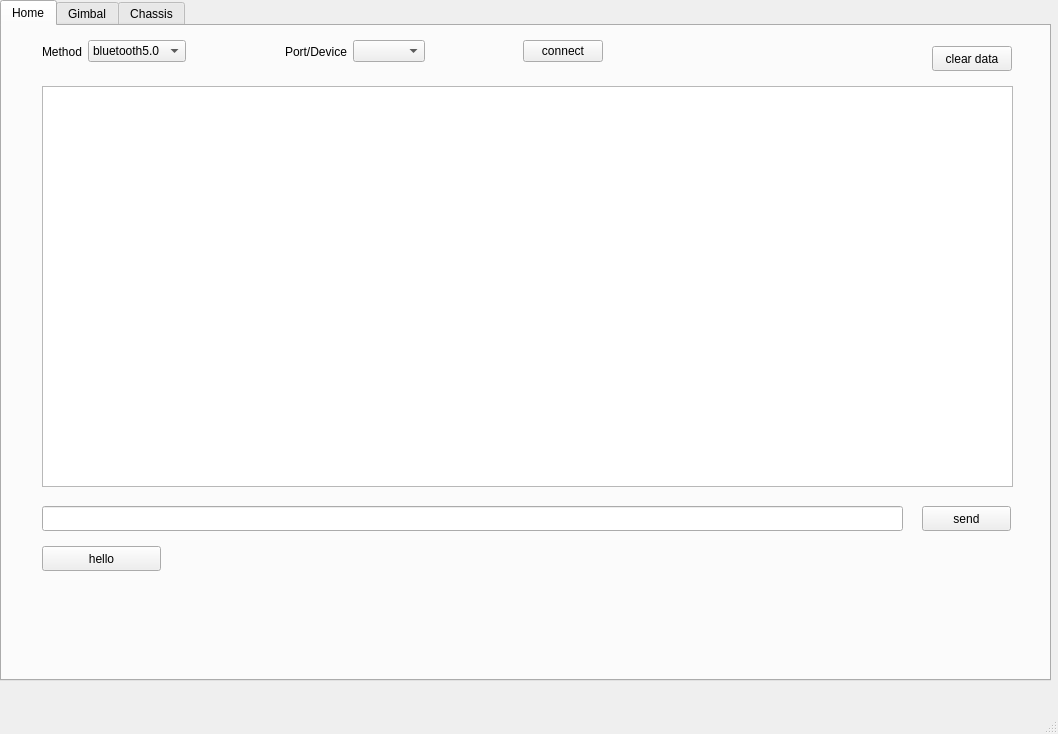
<?xml version="1.0" encoding="UTF-8"?>
<ui version="4.0">
 <class>MainWindow</class>
 <widget class="QMainWindow" name="MainWindow">
  <property name="geometry">
   <rect>
    <x>0</x>
    <y>0</y>
    <width>1058</width>
    <height>734</height>
   </rect>
  </property>
  <property name="windowTitle">
   <string>MainWindow</string>
  </property>
  <widget class="QWidget" name="centralwidget">
   <widget class="QTabWidget" name="tab_group">
    <property name="geometry">
     <rect>
      <x>0</x>
      <y>0</y>
      <width>1051</width>
      <height>681</height>
     </rect>
    </property>
    <property name="currentIndex">
     <number>0</number>
    </property>
    <widget class="QWidget" name="home_page">
     <attribute name="title">
      <string>Home</string>
     </attribute>
     <widget class="QTextBrowser" name="terminal_display">
      <property name="geometry">
       <rect>
        <x>40</x>
        <y>60</y>
        <width>971</width>
        <height>401</height>
       </rect>
      </property>
      <property name="autoFillBackground">
       <bool>false</bool>
      </property>
     </widget>
     <widget class="QLineEdit" name="lineEdit">
      <property name="geometry">
       <rect>
        <x>40</x>
        <y>480</y>
        <width>861</width>
        <height>25</height>
       </rect>
      </property>
     </widget>
     <widget class="QPushButton" name="send_button">
      <property name="geometry">
       <rect>
        <x>920</x>
        <y>480</y>
        <width>89</width>
        <height>25</height>
       </rect>
      </property>
      <property name="text">
       <string>send</string>
      </property>
     </widget>
     <widget class="QWidget" name="horizontalLayoutWidget">
      <property name="geometry">
       <rect>
        <x>40</x>
        <y>10</y>
        <width>561</width>
        <height>31</height>
       </rect>
      </property>
      <layout class="QHBoxLayout" name="horizontalLayout">
       <property name="sizeConstraint">
        <enum>QLayout::SetNoConstraint</enum>
       </property>
       <item>
        <widget class="QLabel" name="method_label">
         <property name="frameShape">
          <enum>QFrame::NoFrame</enum>
         </property>
         <property name="text">
          <string>Method</string>
         </property>
         <property name="textFormat">
          <enum>Qt::AutoText</enum>
         </property>
         <property name="scaledContents">
          <bool>false</bool>
         </property>
         <property name="wordWrap">
          <bool>false</bool>
         </property>
        </widget>
       </item>
       <item>
        <widget class="QComboBox" name="method_choice">
         <property name="autoFillBackground">
          <bool>false</bool>
         </property>
         <item>
          <property name="text">
           <string>bluetooth5.0</string>
          </property>
         </item>
         <item>
          <property name="text">
           <string>ssh</string>
          </property>
         </item>
         <item>
          <property name="text">
           <string>serial</string>
          </property>
         </item>
        </widget>
       </item>
       <item>
        <spacer name="horizontalSpacer">
         <property name="orientation">
          <enum>Qt::Horizontal</enum>
         </property>
         <property name="sizeHint" stdset="0">
          <size>
           <width>40</width>
           <height>20</height>
          </size>
         </property>
        </spacer>
       </item>
       <item>
        <widget class="QLabel" name="port_label">
         <property name="text">
          <string>Port/Device</string>
         </property>
        </widget>
       </item>
       <item>
        <widget class="QComboBox" name="port_choice"/>
       </item>
       <item>
        <spacer name="horizontalSpacer_11">
         <property name="orientation">
          <enum>Qt::Horizontal</enum>
         </property>
         <property name="sizeHint" stdset="0">
          <size>
           <width>40</width>
           <height>20</height>
          </size>
         </property>
        </spacer>
       </item>
       <item>
        <widget class="QPushButton" name="connect_button">
         <property name="text">
          <string>connect</string>
         </property>
        </widget>
       </item>
      </layout>
     </widget>
     <widget class="QPushButton" name="hello_button">
      <property name="geometry">
       <rect>
        <x>40</x>
        <y>520</y>
        <width>119</width>
        <height>25</height>
       </rect>
      </property>
      <property name="text">
       <string>hello</string>
      </property>
     </widget>
     <widget class="QPushButton" name="clear_data_button">
      <property name="geometry">
       <rect>
        <x>930</x>
        <y>20</y>
        <width>80</width>
        <height>25</height>
       </rect>
      </property>
      <property name="text">
       <string>clear data</string>
      </property>
     </widget>
    </widget>
    <widget class="QWidget" name="gimbal_page">
     <attribute name="title">
      <string>Gimbal</string>
     </attribute>
     <widget class="CoordinateAxis" name="main_coordinate">
      <property name="geometry">
       <rect>
        <x>50</x>
        <y>110</y>
        <width>641</width>
        <height>321</height>
       </rect>
      </property>
     </widget>
     <widget class="QGroupBox" name="motor_group">
      <property name="geometry">
       <rect>
        <x>20</x>
        <y>10</y>
        <width>261</width>
        <height>61</height>
       </rect>
      </property>
      <property name="title">
       <string>Motor</string>
      </property>
      <property name="alignment">
       <set>Qt::AlignCenter</set>
      </property>
      <layout class="QHBoxLayout" name="horizontalLayout_2">
       <item>
        <widget class="QRadioButton" name="yaw_radio_button">
         <property name="text">
          <string>Yaw</string>
         </property>
        </widget>
       </item>
       <item>
        <widget class="QRadioButton" name="pitch_radio_button">
         <property name="text">
          <string>Pitch</string>
         </property>
        </widget>
       </item>
       <item>
        <widget class="QRadioButton" name="fw_radio_button">
         <property name="text">
          <string>FW</string>
         </property>
        </widget>
       </item>
       <item>
        <widget class="QRadioButton" name="bl_radio_button">
         <property name="text">
          <string>BL</string>
         </property>
        </widget>
       </item>
      </layout>
     </widget>
     <widget class="QGroupBox" name="main_value_group">
      <property name="geometry">
       <rect>
        <x>480</x>
        <y>10</y>
        <width>281</width>
        <height>61</height>
       </rect>
      </property>
      <property name="title">
       <string>Main Value</string>
      </property>
      <property name="alignment">
       <set>Qt::AlignCenter</set>
      </property>
      <layout class="QHBoxLayout" name="horizontalLayout_3">
       <item>
        <widget class="QRadioButton" name="velocity_radio_button">
         <property name="text">
          <string>velocity</string>
         </property>
        </widget>
       </item>
       <item>
        <widget class="QRadioButton" name="current_radio_button">
         <property name="text">
          <string>current</string>
         </property>
        </widget>
       </item>
       <item>
        <widget class="QRadioButton" name="angle_radio_button">
         <property name="text">
          <string>angle</string>
         </property>
        </widget>
       </item>
      </layout>
     </widget>
     <widget class="QGroupBox" name="motor_status_group">
      <property name="geometry">
       <rect>
        <x>300</x>
        <y>10</y>
        <width>160</width>
        <height>81</height>
       </rect>
      </property>
      <property name="title">
       <string>Motor Status</string>
      </property>
      <property name="alignment">
       <set>Qt::AlignCenter</set>
      </property>
      <layout class="QVBoxLayout" name="verticalLayout">
       <item>
        <widget class="QCheckBox" name="enable_check">
         <property name="text">
          <string>Enable</string>
         </property>
        </widget>
       </item>
       <item>
        <widget class="QCheckBox" name="ahrs_feedback_check">
         <property name="text">
          <string>AHRS Feedback</string>
         </property>
        </widget>
       </item>
      </layout>
     </widget>
     <widget class="QGroupBox" name="display_group">
      <property name="geometry">
       <rect>
        <x>780</x>
        <y>10</y>
        <width>251</width>
        <height>101</height>
       </rect>
      </property>
      <property name="title">
       <string>Display</string>
      </property>
      <property name="alignment">
       <set>Qt::AlignCenter</set>
      </property>
      <layout class="QVBoxLayout" name="verticalLayout_2">
       <item>
        <layout class="QHBoxLayout" name="horizontalLayout_5">
         <item>
          <widget class="QToolButton" name="start_button">
           <property name="text">
            <string>...</string>
           </property>
           <property name="toolButtonStyle">
            <enum>Qt::ToolButtonTextBesideIcon</enum>
           </property>
          </widget>
         </item>
         <item>
          <spacer name="horizontalSpacer_3">
           <property name="orientation">
            <enum>Qt::Horizontal</enum>
           </property>
           <property name="sizeHint" stdset="0">
            <size>
             <width>40</width>
             <height>20</height>
            </size>
           </property>
          </spacer>
         </item>
         <item>
          <widget class="QPushButton" name="set_front_button">
           <property name="text">
            <string>Set Front</string>
           </property>
          </widget>
         </item>
         <item>
          <widget class="QCheckBox" name="target_display_check">
           <property name="text">
            <string>Target Display</string>
           </property>
          </widget>
         </item>
        </layout>
       </item>
       <item>
        <layout class="QHBoxLayout" name="horizontalLayout_4">
         <item>
          <widget class="QLabel" name="refresh_interval_label">
           <property name="text">
            <string>Refresh Interval:</string>
           </property>
          </widget>
         </item>
         <item>
          <widget class="QSpinBox" name="refresh_interval_box">
           <property name="alignment">
            <set>Qt::AlignRight|Qt::AlignTrailing|Qt::AlignVCenter</set>
           </property>
          </widget>
         </item>
        </layout>
       </item>
      </layout>
     </widget>
     <widget class="CoordinateAxis" name="sub_coordinate_1">
      <property name="geometry">
       <rect>
        <x>750</x>
        <y>110</y>
        <width>261</width>
        <height>151</height>
       </rect>
      </property>
     </widget>
     <widget class="CoordinateAxis" name="sub_coordinate_2">
      <property name="geometry">
       <rect>
        <x>750</x>
        <y>280</y>
        <width>261</width>
        <height>151</height>
       </rect>
      </property>
     </widget>
     <widget class="QGroupBox" name="targets_group">
      <property name="geometry">
       <rect>
        <x>10</x>
        <y>440</y>
        <width>291</width>
        <height>201</height>
       </rect>
      </property>
      <property name="title">
       <string>Targets</string>
      </property>
      <layout class="QVBoxLayout" name="verticalLayout_3">
       <item>
        <layout class="QHBoxLayout" name="horizontalLayout_6">
         <item>
          <widget class="QListView" name="targets_list"/>
         </item>
         <item>
          <layout class="QVBoxLayout" name="verticalLayout_5">
           <item>
            <layout class="QHBoxLayout" name="horizontalLayout_7">
             <item>
              <widget class="QLabel" name="target_label">
               <property name="text">
                <string>Target</string>
               </property>
              </widget>
             </item>
             <item>
              <widget class="QLineEdit" name="target_value"/>
             </item>
            </layout>
           </item>
           <item>
            <widget class="QPushButton" name="add_target_button">
             <property name="text">
              <string>Add</string>
             </property>
            </widget>
           </item>
           <item>
            <widget class="QPushButton" name="delete_target_button">
             <property name="text">
              <string>Delete</string>
             </property>
            </widget>
           </item>
           <item>
            <spacer name="verticalSpacer_3">
             <property name="orientation">
              <enum>Qt::Vertical</enum>
             </property>
             <property name="sizeHint" stdset="0">
              <size>
               <width>20</width>
               <height>40</height>
              </size>
             </property>
            </spacer>
           </item>
          </layout>
         </item>
        </layout>
       </item>
       <item>
        <layout class="QHBoxLayout" name="horizontalLayout_8">
         <item>
          <spacer name="horizontalSpacer_5">
           <property name="orientation">
            <enum>Qt::Horizontal</enum>
           </property>
           <property name="sizeHint" stdset="0">
            <size>
             <width>40</width>
             <height>20</height>
            </size>
           </property>
          </spacer>
         </item>
         <item>
          <widget class="QLabel" name="label_4">
           <property name="text">
            <string>Time for each</string>
           </property>
          </widget>
         </item>
         <item>
          <spacer name="horizontalSpacer_4">
           <property name="orientation">
            <enum>Qt::Horizontal</enum>
           </property>
           <property name="sizeHint" stdset="0">
            <size>
             <width>40</width>
             <height>20</height>
            </size>
           </property>
          </spacer>
         </item>
         <item>
          <widget class="QSpinBox" name="time_for_each_box">
           <property name="alignment">
            <set>Qt::AlignRight|Qt::AlignTrailing|Qt::AlignVCenter</set>
           </property>
          </widget>
         </item>
         <item>
          <widget class="QLabel" name="label_5">
           <property name="text">
            <string>s</string>
           </property>
          </widget>
         </item>
         <item>
          <spacer name="horizontalSpacer_6">
           <property name="orientation">
            <enum>Qt::Horizontal</enum>
           </property>
           <property name="sizeHint" stdset="0">
            <size>
             <width>40</width>
             <height>20</height>
            </size>
           </property>
          </spacer>
         </item>
        </layout>
       </item>
       <item>
        <layout class="QHBoxLayout" name="horizontalLayout_9">
         <item>
          <widget class="QProgressBar" name="target_progressBar">
           <property name="value">
            <number>24</number>
           </property>
          </widget>
         </item>
         <item>
          <spacer name="horizontalSpacer_7">
           <property name="orientation">
            <enum>Qt::Horizontal</enum>
           </property>
           <property name="sizeHint" stdset="0">
            <size>
             <width>40</width>
             <height>20</height>
            </size>
           </property>
          </spacer>
         </item>
         <item>
          <widget class="QLabel" name="label_6">
           <property name="text">
            <string>Run for</string>
           </property>
          </widget>
         </item>
         <item>
          <widget class="QSpinBox" name="run_for_box">
           <property name="alignment">
            <set>Qt::AlignRight|Qt::AlignTrailing|Qt::AlignVCenter</set>
           </property>
          </widget>
         </item>
         <item>
          <widget class="QLabel" name="label_7">
           <property name="text">
            <string>s</string>
           </property>
          </widget>
         </item>
         <item>
          <spacer name="horizontalSpacer_8">
           <property name="orientation">
            <enum>Qt::Horizontal</enum>
           </property>
           <property name="sizeHint" stdset="0">
            <size>
             <width>40</width>
             <height>20</height>
            </size>
           </property>
          </spacer>
         </item>
         <item>
          <widget class="QPushButton" name="target_run_button">
           <property name="text">
            <string>Run</string>
           </property>
          </widget>
         </item>
        </layout>
       </item>
      </layout>
     </widget>
     <widget class="QGroupBox" name="analysis_data_group">
      <property name="geometry">
       <rect>
        <x>440</x>
        <y>460</y>
        <width>361</width>
        <height>101</height>
       </rect>
      </property>
      <property name="title">
       <string>Analysis Data</string>
      </property>
      <layout class="QHBoxLayout" name="horizontalLayout_10">
       <item>
        <widget class="QListView" name="listView_2"/>
       </item>
       <item>
        <layout class="QVBoxLayout" name="verticalLayout_4">
         <item>
          <widget class="QPushButton" name="analysis_delete_button">
           <property name="text">
            <string>Delete</string>
           </property>
          </widget>
         </item>
         <item>
          <widget class="QPushButton" name="analysis_clear_button">
           <property name="text">
            <string>Clear</string>
           </property>
          </widget>
         </item>
         <item>
          <spacer name="verticalSpacer">
           <property name="orientation">
            <enum>Qt::Vertical</enum>
           </property>
           <property name="sizeHint" stdset="0">
            <size>
             <width>20</width>
             <height>40</height>
            </size>
           </property>
          </spacer>
         </item>
        </layout>
       </item>
      </layout>
     </widget>
     <widget class="QGroupBox" name="horizontalGroupBox_8">
      <property name="geometry">
       <rect>
        <x>310</x>
        <y>560</y>
        <width>511</width>
        <height>80</height>
       </rect>
      </property>
      <property name="title">
       <string>PID Parameters</string>
      </property>
      <layout class="QHBoxLayout" name="horizontalLayout_11">
       <item>
        <layout class="QVBoxLayout" name="verticalLayout_6">
         <item>
          <widget class="QLabel" name="label_8">
           <property name="text">
            <string>Kp</string>
           </property>
           <property name="alignment">
            <set>Qt::AlignCenter</set>
           </property>
          </widget>
         </item>
         <item>
          <widget class="QDoubleSpinBox" name="kp_box"/>
         </item>
        </layout>
       </item>
       <item>
        <layout class="QVBoxLayout" name="verticalLayout_7">
         <item>
          <widget class="QLabel" name="label_9">
           <property name="text">
            <string>Ki</string>
           </property>
           <property name="alignment">
            <set>Qt::AlignCenter</set>
           </property>
          </widget>
         </item>
         <item>
          <widget class="QDoubleSpinBox" name="ki_box"/>
         </item>
        </layout>
       </item>
       <item>
        <layout class="QVBoxLayout" name="verticalLayout_8">
         <item>
          <widget class="QLabel" name="label_10">
           <property name="text">
            <string>Kd</string>
           </property>
           <property name="alignment">
            <set>Qt::AlignCenter</set>
           </property>
          </widget>
         </item>
         <item>
          <widget class="QDoubleSpinBox" name="kd_box"/>
         </item>
        </layout>
       </item>
       <item>
        <spacer name="horizontalSpacer_9">
         <property name="orientation">
          <enum>Qt::Horizontal</enum>
         </property>
         <property name="sizeHint" stdset="0">
          <size>
           <width>40</width>
           <height>20</height>
          </size>
         </property>
        </spacer>
       </item>
       <item>
        <layout class="QVBoxLayout" name="verticalLayout_9">
         <item>
          <widget class="QLabel" name="label_11">
           <property name="text">
            <string>i_limit</string>
           </property>
           <property name="alignment">
            <set>Qt::AlignCenter</set>
           </property>
          </widget>
         </item>
         <item>
          <widget class="QDoubleSpinBox" name="i_limit_box"/>
         </item>
        </layout>
       </item>
       <item>
        <layout class="QVBoxLayout" name="verticalLayout_10">
         <item>
          <widget class="QLabel" name="label_12">
           <property name="text">
            <string>out_limit</string>
           </property>
           <property name="alignment">
            <set>Qt::AlignCenter</set>
           </property>
          </widget>
         </item>
         <item>
          <widget class="QDoubleSpinBox" name="out_limit_box"/>
         </item>
        </layout>
       </item>
       <item>
        <spacer name="horizontalSpacer_10">
         <property name="orientation">
          <enum>Qt::Horizontal</enum>
         </property>
         <property name="sizeHint" stdset="0">
          <size>
           <width>40</width>
           <height>20</height>
          </size>
         </property>
        </spacer>
       </item>
       <item>
        <layout class="QVBoxLayout" name="verticalLayout_11">
         <item>
          <widget class="QPushButton" name="pushButton_7">
           <property name="text">
            <string>Set</string>
           </property>
          </widget>
         </item>
         <item>
          <widget class="QPushButton" name="pushButton_8">
           <property name="text">
            <string>Echo</string>
           </property>
          </widget>
         </item>
        </layout>
       </item>
      </layout>
     </widget>
     <widget class="QLCDNumber" name="runtime_lcd">
      <property name="geometry">
       <rect>
        <x>310</x>
        <y>460</y>
        <width>111</width>
        <height>51</height>
       </rect>
      </property>
     </widget>
     <widget class="QLabel" name="label_13">
      <property name="geometry">
       <rect>
        <x>320</x>
        <y>520</y>
        <width>91</width>
        <height>17</height>
       </rect>
      </property>
      <property name="text">
       <string>Running time</string>
      </property>
     </widget>
     <widget class="QGroupBox" name="history_group">
      <property name="geometry">
       <rect>
        <x>830</x>
        <y>440</y>
        <width>211</width>
        <height>201</height>
       </rect>
      </property>
      <property name="title">
       <string>History</string>
      </property>
      <layout class="QVBoxLayout" name="verticalLayout_12">
       <item>
        <widget class="QListView" name="history_list"/>
       </item>
       <item>
        <layout class="QHBoxLayout" name="horizontalLayout_12">
         <item>
          <widget class="QPushButton" name="history_load_button">
           <property name="text">
            <string>Load</string>
           </property>
          </widget>
         </item>
         <item>
          <widget class="QPushButton" name="history_delete_button">
           <property name="text">
            <string>Delete</string>
           </property>
          </widget>
         </item>
         <item>
          <widget class="QPushButton" name="history_save_all_button">
           <property name="text">
            <string>Save all</string>
           </property>
          </widget>
         </item>
        </layout>
       </item>
      </layout>
     </widget>
    </widget>
    <widget class="QWidget" name="chassis_page">
     <attribute name="title">
      <string>Chassis</string>
     </attribute>
    </widget>
   </widget>
  </widget>
  <widget class="QMenuBar" name="menubar">
   <property name="geometry">
    <rect>
     <x>0</x>
     <y>0</y>
     <width>1058</width>
     <height>22</height>
    </rect>
   </property>
  </widget>
  <widget class="QStatusBar" name="statusbar"/>
 </widget>
 <customwidgets>
  <customwidget>
   <class>CoordinateAxis</class>
   <extends>QGraphicsView</extends>
   <header location="global">pyqtgraph.h</header>
  </customwidget>
 </customwidgets>
 <tabstops>
  <tabstop>tab_group</tabstop>
 </tabstops>
 <resources/>
 <connections/>
</ui>
